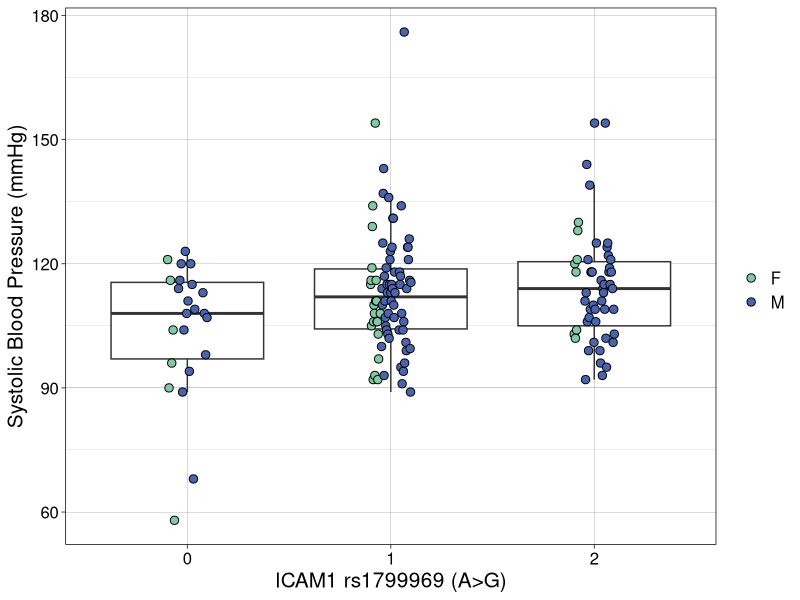
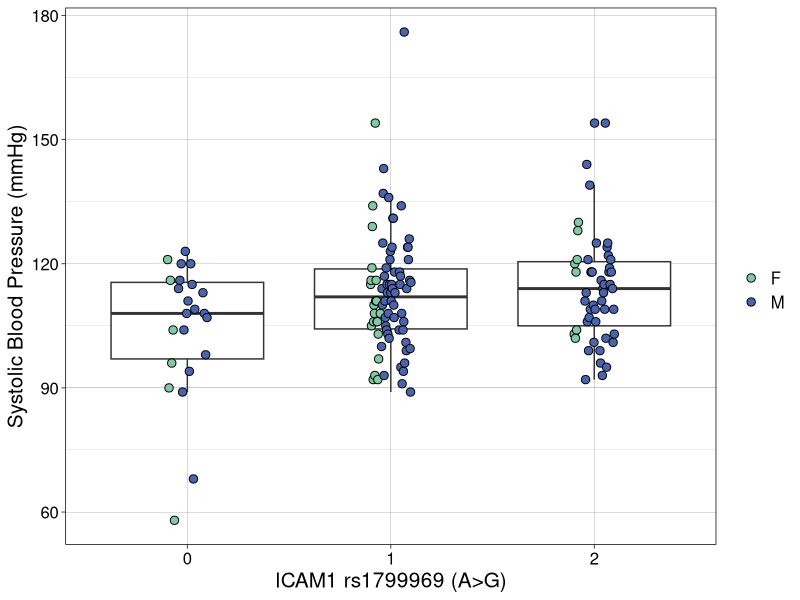

These charts were generated, in order, by the following R code:
## ---- chunk 1
suppressPackageStartupMessages({
  library(dplyr)
  library(data.table)
  library(ggplot2)
  library(ggpubr)
})
geno = fread("genotype_master.csv")
pheno = fread("cdp_phenotyping_master.csv")

icam1 = select(geno, id, ICAM1_rs1799969G)

icam1 = left_join(pheno, icam1, by = "id") |>
  filter(genotype_exclude == 0)
## ---- chunk 2
icam1 = icam1 |>
  select(sbp_mean, ICAM1_rs1799969G, sex, bmi)
## ---- chunk 3
lm(data = icam1, formula = sbp_mean ~ ICAM1_rs1799969G + sex) |> 
  summary()
## ---- chunk 4
lm(data = icam1, formula = sbp_mean ~ ICAM1_rs1799969G + sex + bmi) |> 
  summary()
## ---- chunk 5
lm(data = icam1, formula = sbp_mean ~ as.factor(ICAM1_rs1799969G) + sex) |> 
  summary()
## ---- chunk 6
lm(data = icam1, formula = sbp_mean ~ as.factor(ICAM1_rs1799969G) + sex + bmi) |> 
  summary()
## ---- chunk 7
plt = ggplot(data = icam1, aes(x = as.factor(ICAM1_rs1799969G), y = sbp_mean)) + 
  geom_boxplot(outlier.shape = NA) + 
  geom_point(aes(fill = sex), size = 2.5, color = "black", shape = 21, position = position_dodge2(0.2)) + 
  scale_fill_manual(values = c("#80cba4", "#4965b0")) + 
  xlab("ICAM1 rs1799969 (A>G)") + 
  ylab("Systolic Blood Pressure (mmHg)") + 
  labs(fill = "") +
  theme_linedraw() + 
  theme(text = element_text(size = 15))

suppressWarnings(print(plt))
## ---- chunk 8
ggsave(filename = "icam1_association.png", device = "png", dpi = 1200, height = 5, width = 4)
